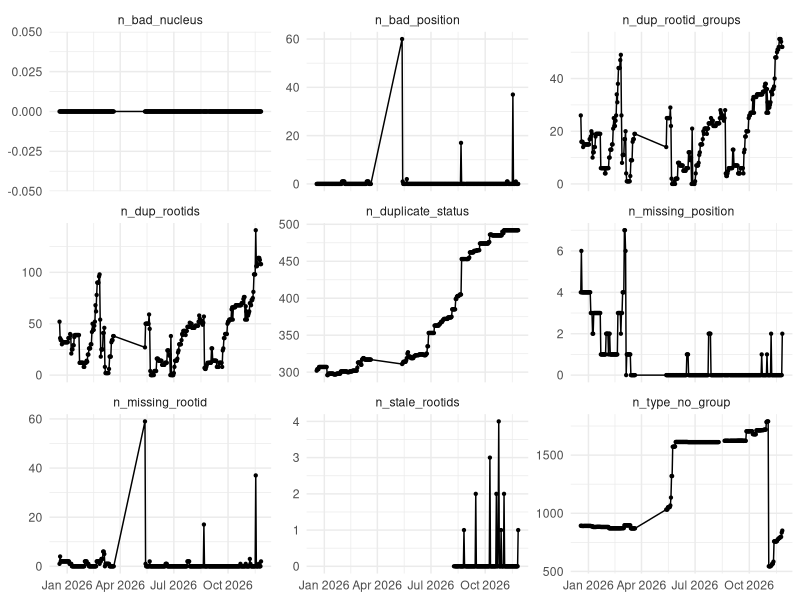
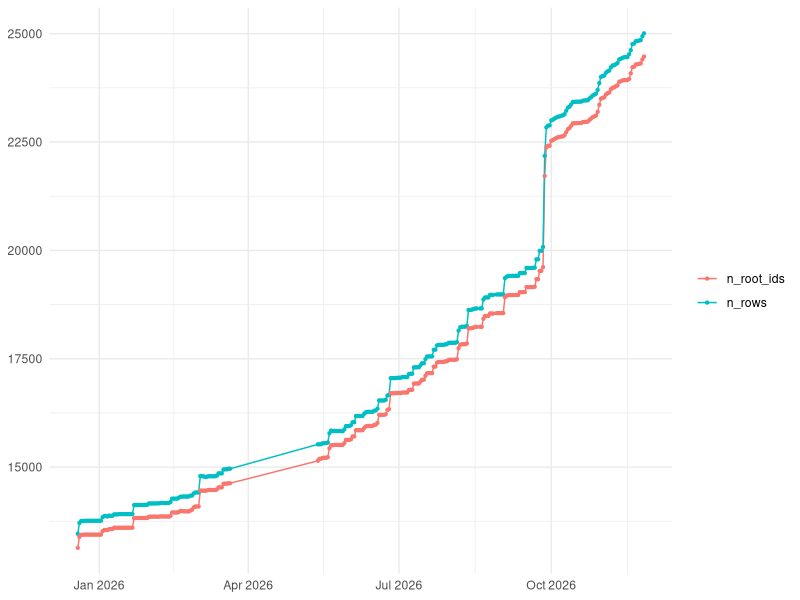

Here is the R script that generated these plots, in order:
## ---- chunk 1
knitr::opts_chunk$set(echo = FALSE, message = FALSE, warning = FALSE,
                      fig.width = 9, fig.height = 4)
library(dplyr)
library(tidyr)
library(ggplot2)
library(readr)

history <- read_csv("../metrics/qc_history.csv", show_col_types = FALSE) |>
  mutate(date = as.Date(date)) |> arrange(date)
latest  <- tail(history, 1)
prev    <- if (nrow(history) >= 2) history[nrow(history) - 1, ] else NULL

val   <- function(f) as.numeric(latest[[f]])
delta <- function(f) {
  if (is.null(prev) || is.na(prev[[f]]) || is.na(latest[[f]])) return("")
  d <- latest[[f]] - prev[[f]]
  if (d == 0) "–" else sprintf("%+d", d)
}
## ---- chunk 2
tibble::tribble(
  ~Issue,                        ~field,               ~`Recommended action`,
  "Duplicate root_ids to check", "n_dup_rootids",      "Server-flagged (root_duplicated); resolve genuine dupes or set status=duplicate to keep",
  "Missing root_id",             "n_missing_rootid",   "Add a position (root_id will follow) or delete the row",
  "Missing position",            "n_missing_position", "Add a defining point_xyz — the position is the durable identity of a row",
  "Bad position",                "n_bad_position",     "Review & correct (outside volume, root_id-as-coords, etc.)",
  "Bad nucleus",                 "n_bad_nucleus",      "Review the flagged nucleus",
  "Stale root_ids",              "n_stale_rootids",    "Should be ~0 — non-zero means the 30-min FlyTable id-refresh job has stalled"
) |>
  mutate(Value = vapply(field, val, numeric(1)),
         `Δ` = vapply(field, delta, character(1))) |>
  select(Issue, Value, `Δ`, `Recommended action`) |>
  knitr::kable()
## ---- chunk 3
tibble::tribble(
  ~Metric,                       ~field,
  "Total rows",                  "n_rows",
  "Distinct root_ids",           "n_root_ids",
  "root_duplicated (to check)",  "n_dup_rootids",
  "status = duplicate",          "n_duplicate_status",
  "status = bad_nucleus",        "n_bad_nucleus"
) |>
  mutate(Value = vapply(field, val, numeric(1)),
         `Δ` = vapply(field, delta, character(1))) |>
  select(Metric, Value, `Δ`) |>
  knitr::kable()
## ---- chunk 4
long <- history |>
  select(date, starts_with("n_")) |>
  select(-n_rows, -n_root_ids) |>
  pivot_longer(-date, names_to = "metric", values_to = "value")

ggplot(long, aes(date, value)) +
  geom_line() + geom_point(size = 0.8) +
  facet_wrap(~ metric, scales = "free_y") +
  labs(x = NULL, y = NULL) +
  theme_minimal(base_size = 11)
## ---- chunk 5
history |>
  select(date, n_rows, n_root_ids) |>
  pivot_longer(-date, names_to = "metric", values_to = "value") |>
  ggplot(aes(date, value, colour = metric)) +
  geom_line() + geom_point(size = 0.8) +
  labs(x = NULL, y = NULL, colour = NULL) +
  theme_minimal(base_size = 11)
